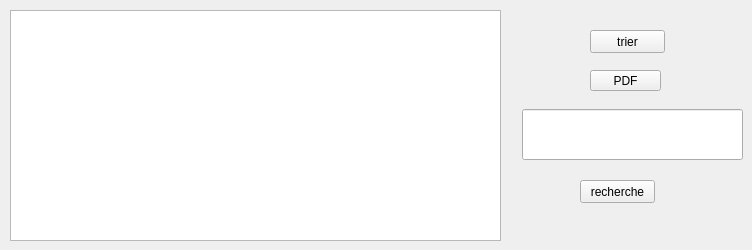
      <widget class="QWidget" name="tab_6">
       <attribute name="title">
        <string>affichage</string>
       </attribute>
       <widget class="QTableView" name="tableaffichage_enfants">
        <property name="geometry">
         <rect>
          <x>10</x>
          <y>10</y>
          <width>491</width>
          <height>231</height>
         </rect>
        </property>
       </widget>
       <widget class="QPushButton" name="trier_2">
        <property name="geometry">
         <rect>
          <x>590</x>
          <y>30</y>
          <width>75</width>
          <height>23</height>
         </rect>
        </property>
        <property name="text">
         <string>trier</string>
        </property>
       </widget>
       <widget class="QPushButton" name="pdf_2">
        <property name="geometry">
         <rect>
          <x>590</x>
          <y>70</y>
          <width>71</width>
          <height>21</height>
         </rect>
        </property>
        <property name="text">
         <string>PDF</string>
        </property>
       </widget>
       <widget class="QPushButton" name="recherche_3">
        <property name="geometry">
         <rect>
          <x>580</x>
          <y>180</y>
          <width>75</width>
          <height>23</height>
         </rect>
        </property>
        <property name="text">
         <string>recherche</string>
        </property>
       </widget>
       <widget class="QLineEdit" name="idrecherche">
        <property name="geometry">
         <rect>
          <x>522</x>
          <y>109</y>
          <width>221</width>
          <height>51</height>
         </rect>
        </property>
       </widget>
      </widget>
